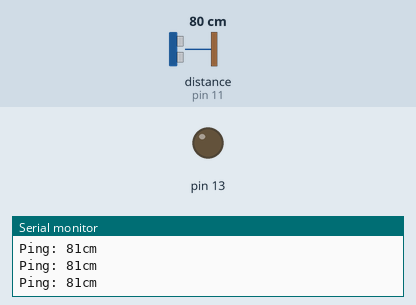
A sketch run on a simulated Arduino Uno, built with avr-gcc and run on an emulated ATmega328P. Parts: output pins drawn as LEDs (lit = HIGH), the last lines printed to the serial monitor. Inputs (shaded band) come from the test bench; at power-on: distance to the obstacle (sensor on pin 11) 80 cm. The echo pulse lasts 58.3 µs per cm.

Above: at 1.2 s.
1.3 s: distance to the obstacle (sensor on pin 11) set to 33 cm
2.8 s: distance to the obstacle (sensor on pin 11) set to 26 cm
At 3.9 s:
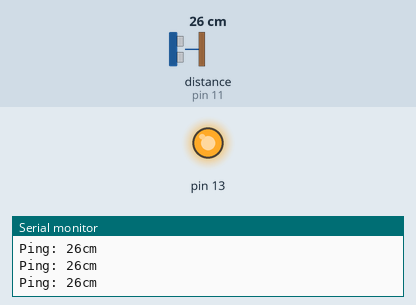
4.3 s: distance to the obstacle (sensor on pin 11) set to 35 cm
At 5.5 s:
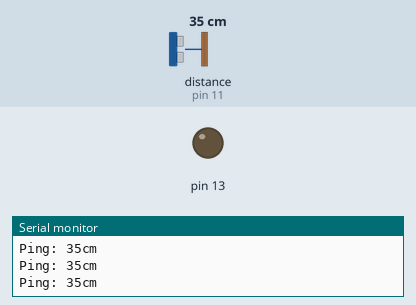
5.8 s: distance to the obstacle (sensor on pin 11) set to 2 cm
At 6.2 s:
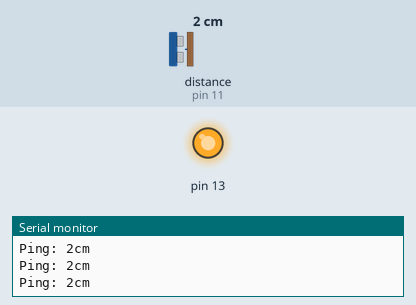
Timing chart, 0 to 8.3 s (numbered marks = the images above; inputs shaded):
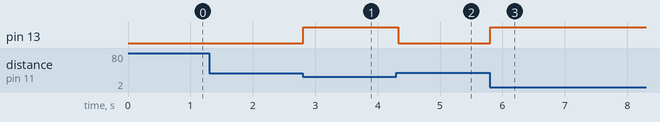

The sketch:

NewPing_Sensor_Test.ino
```cpp
#include <NewPing.h>

#define TRIGGER_PIN  12  // Arduino pin tied to trigger pin on the ultrasonic sensor.
#define ECHO_PIN     11  // Arduino pin tied to echo pin on the ultrasonic sensor.
#define MAX_DISTANCE 200 // Maximum distance we want to ping for (in centimeters). Maximum sensor distance is rated at 400-500cm.

NewPing sonar(TRIGGER_PIN, ECHO_PIN, MAX_DISTANCE); // NewPing setup of pins and maximum distance.

void setup() {
  Serial.begin(115200); // Open serial monitor at 115200 baud to see ping results.
  pinMode(13, OUTPUT);
}

void loop() {
  delay(50);                     // Wait 50ms between pings (about 20 pings/sec). 29ms should be the shortest delay between pings.
  //unsigned int uS = sonar.ping();
  // int distance = uS / US_ROUNDTRIP_CM;
  int distance = sonar.ping_cm(); // Send ping, get distance in cm and print result (0 = outside set distance range)

  Serial.print("Ping: ");
  Serial.print(distance);
  Serial.print("cm");
  Serial.print("\n");

  if (distance < 30 && distance > 0) {
    digitalWrite(13, HIGH);
  }
  else {
    digitalWrite(13, LOW);
  }
}
```

Measured:
- the behaviour switches between 30 and 29 cm on distance to the obstacle (sensor on pin 11) (found by bisection; images 0 and 1)
- after the input at 2.8 s, pin 13: LOW → HIGH at once
- after the input at 4.3 s, pin 13: HIGH → LOW at once
- after the input at 5.8 s, pin 13: LOW → HIGH at once
